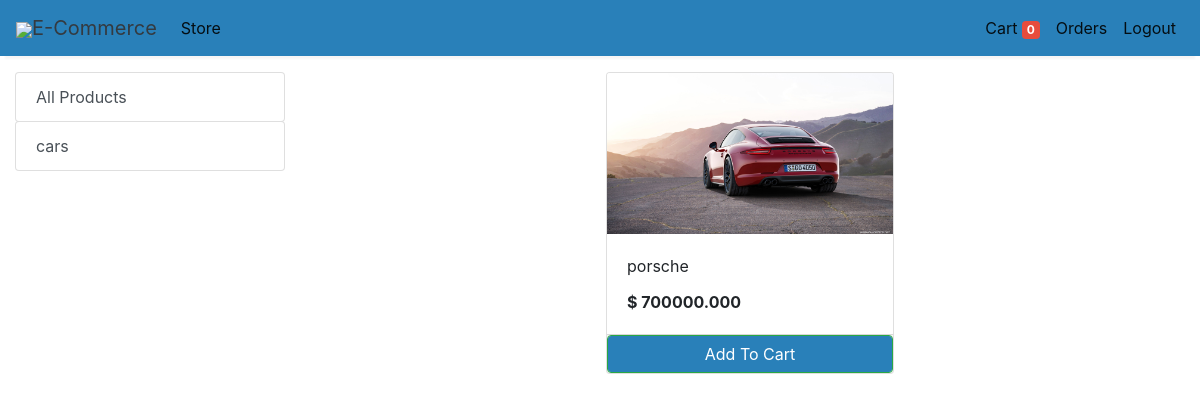
Page /store (signed in) on the committed database.
### store/models/category.py (models this page shows, shortened)
class Category(models.Model):
    name = models.CharField(max_length=50)
    @staticmethod
    def get_all_categories():
        return Category.objects.all()

### store/models/product.py (models this page shows, shortened)
class Product(models.Model):
    name = models.CharField(max_length=100)
    image = models.ImageField(upload_to='uploads/products/', null=False, blank=False)
    description = models.TextField()
    price = models.DecimalField(default=0, decimal_places=3, max_digits=9)
    category = models.ForeignKey(Category, on_delete=models.CASCADE)
    @staticmethod
    def get_all_products():
        return Product.objects.all()

### store/views/home.py (the view)
# urls.py: path('', include('store.urls')),
def store(request):
    cart = request.session.get('cart')
    if not cart:
        request.session['cart'] = {}
    products = None
    categories = Category.get_all_categories()
    categoryID = request.GET.get('category')
    if categoryID:
        products = Product.get_all_products_by_categoryid(categoryID)
    else:
        products = Product.get_all_products()
    data = {}
    data['products'] = products
    data['categories'] = categories
    return render(request, 'index.html', data)

### store/templatetags/cart.py (called while the page is built)
@register.filter(name='is_in_cart')
def is_in_cart(product, cart):
    keys = cart.keys()
    for id in keys:
        if int(id) == product.id:
            return True
    return False

### store/templatetags/custom_filter.py (called while the page is built)
@register.filter(name='currency')
def currency(number):
    return "$ " + str(number)

### store/templates/index.html (shortened to what this page needs)
{% extends 'base.html' %}
{% block content %}
{% load cart %}
{% load custom_filter %}
<div class="container-fluid mt-3">
    <div class="row">
        <div class="col-lg-3 mx-auto">
            <div class="list-group">
                <a href="/" class="list-group-item list-group-item-action btn btn-outline-success">All Products</a>
                {% for category in categories %}
                <a href="/?category={{category.id}}"
                    class="list-group-item list-group-item-action btn btn-outline-success ">{{category.name}}</a>
                {% endfor %}
            </div>
        </div>
        <div id='products' class="col-lg-9 mx-auto">
            <div class="row mx-auto">
                {% for product in products %}
                <div class="card mx-auto mb-3" id={{product.id}} style="width: 18rem;">
                    <img class="card-img-top" src="{{product.image.url}}" alt="Card image cap">
                    <div class="card-body">
                        <p class="card-title">{{product.name}}</p>
                        <p class="card-text"><b>{{product.price|currency}}</b></p>
                    </div>
                    <div class="card-footer p-0 no-gutters">
                        {% if product|is_in_cart:request.session.cart %}
                        <div class="row no-gutters">
                            <form action="/#{{product.id}}" class="col-2 " method="post">
                                {% csrf_token %}
                                <input hidden type="text" name='product' value='{{product.id}}'>
                                <input hidden type="text" name='remove' value='True'>
                                <input type="submit" value=" - " style="background-color: #2980B9;" class=" btn btn-block
                                    btn-success border-right">
                            </form>
                            <div style="background-color: #2980B9;" class=" text-center col btn btn-success">
                                {{product|cart_quantity:request.session.cart}}
                                in Cart</div>
                            <form action="/#{{product.id}}" class="col-2 " method="post">
                                {% csrf_token %}
                                <input hidden type="text" name='product' value='{{product.id}}'>
                                <input type="submit" value=" + " style="background-color: #2980B9;" class=" btn btn-block
                                    btn-success border-left">
                            </form>
                        </div>
                        {% else %}
                        <form action="/#{{product.id}}" method="POST" class="btn-block">
                            <input type="submit" style="background-color: #2980B9;"
                                class="float-right btn btn-success form-control" value="Add To Cart">
                        </form>
                        {% endif %}
                    </div>
                </div>
                {% endfor %}
            </div>
        </div>
    </div>
</div>
{% endblock %}

### rows in the picture
Category: name "cars"
Product: {{ product.id }} 1 (drawn), image (picture), name "porsche", price "$ 700000.000"

### other values in the picture
{{ request.session.cart.keys|length }} "0"
